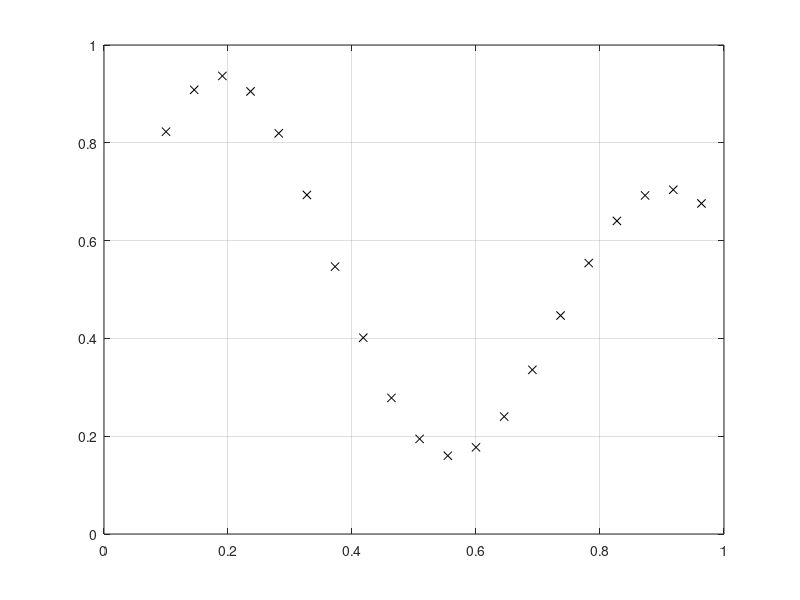
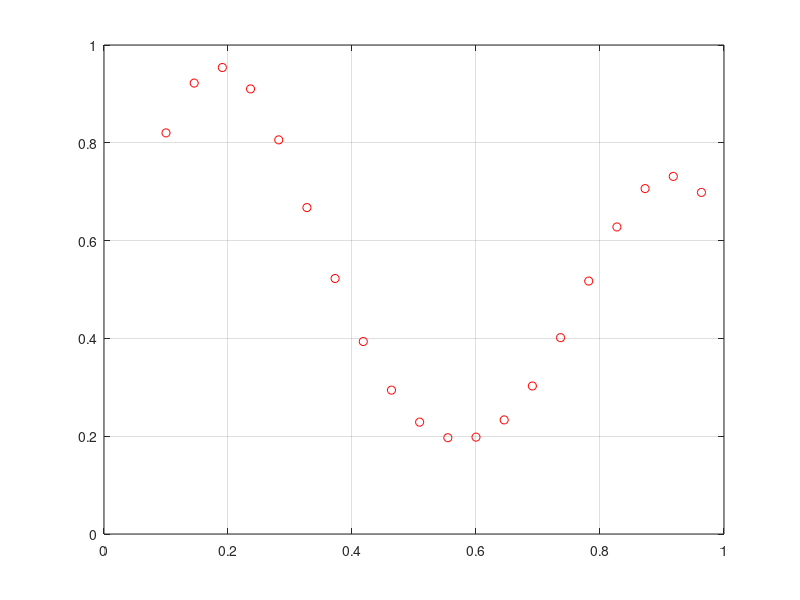

These charts were generated, in order, by the following MATLAB code:
%EKSfm-22 Miroslav Paškevič
clear all
clc

x = 0.1:1/22:1;
d = ((1 + 0.6*sin(2*pi*x/0.7)) + 0.3*sin(2*pi*x))/2;

figure(1)
plot(x, d,"kx")
hold on; grid on;

w0 = randn(1);
w1 = randn(1);
w2 = randn(1);

c1 = 0.19;
c2 = 0.92;
r1 = 0.15;
r2 = 0.15;

mok_zing = 0.15;

for k=1:10000
    for n=1:20
        
      F1=exp(-((x(n)-c1)^2)/(2*(r1^2)));
      F2=exp(-((x(n)-c2)^2)/(2*(r2^2)));

      y(n) = F1*w1+F2*w2+w0;
      
      e = d(n)-y(n);

      w1 = w1 + mok_zing * e * F1;
      w2 = w2 + mok_zing * e * F2;
      w0 = w0 + mok_zing * e;
      
    end
end
figure(2)
plot(x,y, "ro")
hold on; grid on;